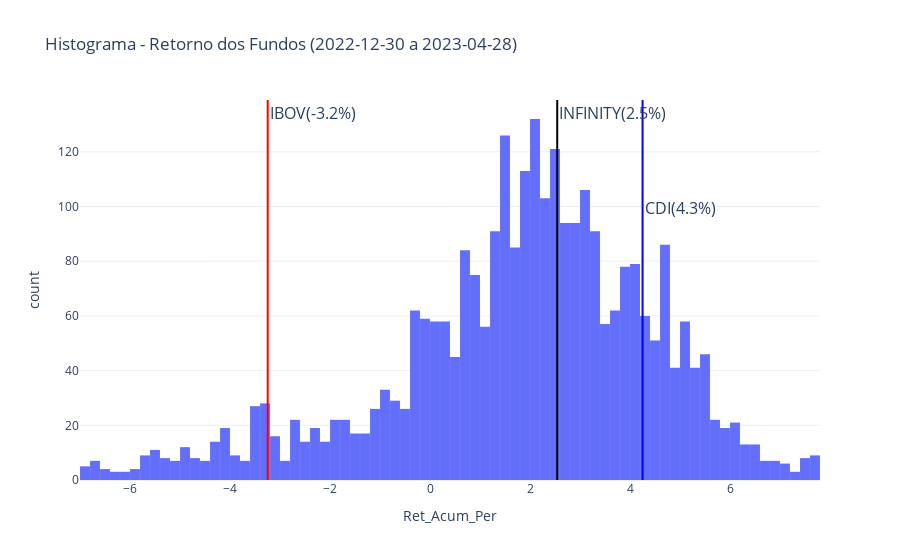
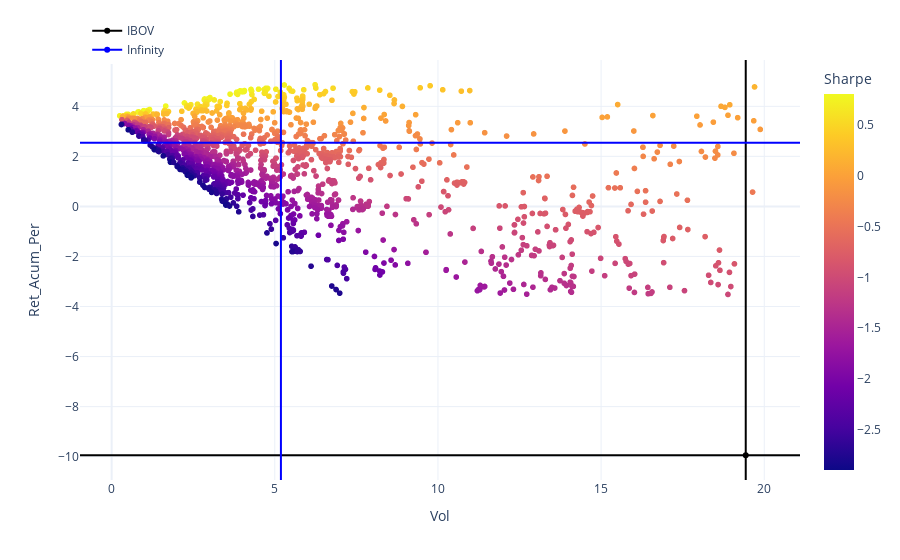

These figures' notebook cell, in order:
### Code cell
cpnj_axiom_infinity = '46.649.069/0001-41'

year=hoje.year
month_start=1
month_end=int(hoje.strftime('%m'))-1
data_inicio, data_fim = set_date(year, month_start, month_end)

fundos_rk = df_metrics(informes, cadastro, data_inicio, data_fim, classe='Fundo Multimercado')
fundos_rk = fundos_rk[fundos_rk.PL > 0]
df_clean = fundos_rk[(fundos_rk.CAGR > fundos_rk.CAGR.quantile(0.05)) & (fundos_rk.CAGR < fundos_rk.CAGR.quantile(0.95))]
infinity_ret_total = df_clean[df_clean.index == cpnj_axiom_infinity].Ret_Acum_Per[0]
cdi_ret_total, ibov_ret_total, vol_ano_ibov, ret_ano_ibov = get_ret_cdi_ibov(data_inicio, data_fim)

fig_1 = px.histogram(x=df_clean['Ret_Acum_Per'], title=f"Histograma - Retorno dos Fundos ({data_inicio} a {data_fim})", nbins=100, labels = dict(x="Ret_Acum_Per", y="count"), template= 'plotly_white')
fig_1.add_vline(ibov_ret_total, line_color='red', annotation_text=f"IBOV({ibov_ret_total:.2}%)", annotation_font_size=16)
fig_1.add_vline(cdi_ret_total, line_color='blue', annotation_text=f"CDI({cdi_ret_total:.2}%)", annotation_font_size=16, annotation_y=0.75)
fig_1.add_vline(infinity_ret_total, line_color='black', annotation_text=f"INFINITY({infinity_ret_total:.2}%)", annotation_font_size=16)
fig_1.update_layout(bargap=0.01, showlegend=False)
#fig_1.update_layout(height=400, width=800)

#df_clean_cagr = df_clean_cagr[(df_clean_cagr.CAGR < df_clean_cagr.CAGR.quantile(0.80))]
df_clean = df_clean[(df_clean.Ret_Acum_Per > df_clean.Ret_Acum_Per.quantile(0.05)) & (df_clean.Ret_Acum_Per < df_clean.Ret_Acum_Per.quantile(0.9))]
df_clean_final = df_clean[(df_clean.Sharpe > df_clean.Sharpe.quantile(0.1)) & (df_clean.Sharpe < df_clean.Sharpe.quantile(0.90))]

#display(df_clean_final)
linha_infinity = df_clean_final.loc[df_clean_final.index == cpnj_axiom_infinity]
#print(linha_infinity.iloc[0,0], linha_infinity.iloc[0,2])

#so para o plot
df_clean_final2 = df_clean_final[(df_clean_final.Vol < 20)]


fig_2 = px.scatter(data_frame=df_clean_final2,
                y="Ret_Acum_Per",
                x="Vol",
                color="Sharpe", template= 'plotly_white',
                hover_name=df_clean_final2['Fundo de Investimento']
)

#fig_2.update_layout(height=500, width=800)


try:
    fig_2.add_scatter(y=[linha_infinity.iloc[0,0]], #ret_ano_infinity
                    x=[linha_infinity.iloc[0,2]],
                    text=['INFINITY_FUND'],
                    mode='markers+text', name='INFINITY_FUND', marker=dict(size=20, color = 'black', layer = 'below'))
    print('hi')
except:
    pass

fig_2.add_scatter(x=[vol_ano_ibov], y=[ret_ano_ibov], line_color='black', showlegend=True, name='IBOV')
fig_2.add_vline(vol_ano_ibov, line_color='black')
fig_2.add_hline(ret_ano_ibov, line_color='black')

vol_inf = linha_infinity.iloc[0,2]
ret_inf = linha_infinity.iloc[0,0]

fig_2.add_scatter(x=[vol_inf], y=[ret_inf], line_color='blue', showlegend=True, name='Infinity')
fig_2.add_vline(vol_inf, line_color='blue')
fig_2.add_hline(ret_inf, line_color='blue')

fig_2.update_layout(
    legend=dict(
        yanchor="bottom",
        y=0.99,
        xanchor="left",
        x=0.01
    )
)

display(fig_1,fig_2)

### Figure 1 — Plotly figure (JSON) as saved in the notebook; plotly's stock layout.template omitted (floating-point values rounded to 4 significant figures; data arrays with more than 128 entries replaced by an {"elided": "..."} marker saying what was removed)
{"data": [{"alignmentgroup": "True", "bingroup": "x", "hovertemplate": "Ret_Acum_Per=%{x}<br>count=%{y}<extra></extra>", "legendgroup": "", "marker": {"color": "#636efa", "pattern": {"shape": ""}}, "name": "", "nbinsx": 100, "offsetgroup": "", "orientation": "v", "showlegend": false, "type": "histogram", "x": {"elided": "2916 float values"}, "xaxis": "x", "yaxis": "y"}], "layout": {"annotations": [{"font": {"size": 16}, "showarrow": false, "text": "IBOV(-3.2%)", "x": -3.246, "xanchor": "left", "xref": "x", "y": 1, "yanchor": "top", "yref": "y domain"}, {"font": {"size": 16}, "showarrow": false, "text": "CDI(4.3%)", "x": 4.251, "xanchor": "left", "xref": "x", "y": 0.75, "yanchor": "top", "yref": "y domain"}, {"font": {"size": 16}, "showarrow": false, "text": "INFINITY(2.5%)", "x": 2.545, "xanchor": "left", "xref": "x", "y": 1, "yanchor": "top", "yref": "y domain"}], "bargap": 0.01, "barmode": "relative", "legend": {"tracegroupgap": 0}, "shapes": [{"line": {"color": "red"}, "type": "line", "x0": -3.246, "x1": -3.246, "xref": "x", "y0": 0, "y1": 1, "yref": "y domain"}, {"line": {"color": "blue"}, "type": "line", "x0": 4.251, "x1": 4.251, "xref": "x", "y0": 0, "y1": 1, "yref": "y domain"}, {"line": {"color": "black"}, "type": "line", "x0": 2.545, "x1": 2.545, "xref": "x", "y0": 0, "y1": 1, "yref": "y domain"}], "showlegend": false, "title": {"text": "Histograma - Retorno dos Fundos (2022-12-30 a 2023-04-28)"}, "xaxis": {"anchor": "y", "domain": [0, 1], "title": {"text": "Ret_Acum_Per"}}, "yaxis": {"anchor": "x", "domain": [0, 1], "title": {"text": "count"}}}}

### Figure 2 — Plotly figure (JSON) as saved in the notebook; plotly's stock layout.template omitted (floating-point values rounded to 4 significant figures; data arrays with more than 128 entries replaced by an {"elided": "..."} marker saying what was removed)
{"data": [{"hovertemplate": "<b>%{hovertext}</b><br><br>Vol=%{x}<br>Ret_Acum_Per=%{y}<br>Sharpe=%{marker.color}<extra></extra>", "hovertext": {"elided": "1926 str values"}, "legendgroup": "", "marker": {"color": {"elided": "1926 float values"}, "coloraxis": "coloraxis", "symbol": "circle"}, "mode": "markers", "name": "", "showlegend": false, "type": "scattergl", "x": {"elided": "1926 float values"}, "xaxis": "x", "y": {"elided": "1926 float values"}, "yaxis": "y"}, {"line": {"color": "black"}, "name": "IBOV", "showlegend": true, "type": "scatter", "x": [19.43], "y": [-9.944]}, {"line": {"color": "blue"}, "name": "Infinity", "showlegend": true, "type": "scatter", "x": [5.188], "y": [2.545]}], "layout": {"coloraxis": {"colorbar": {"title": {"text": "Sharpe"}}, "colorscale": [[0, "#0d0887"], [0.1111, "#46039f"], [0.2222, "#7201a8"], [0.3333, "#9c179e"], [0.4444, "#bd3786"], [0.5556, "#d8576b"], [0.6667, "#ed7953"], [0.7778, "#fb9f3a"], [0.8889, "#fdca26"], [1, "#f0f921"]]}, "legend": {"tracegroupgap": 0, "x": 0.01, "xanchor": "left", "y": 0.99, "yanchor": "bottom"}, "margin": {"t": 60}, "shapes": [{"line": {"color": "black"}, "type": "line", "x0": 19.43, "x1": 19.43, "xref": "x", "y0": 0, "y1": 1, "yref": "y domain"}, {"line": {"color": "black"}, "type": "line", "x0": 0, "x1": 1, "xref": "x domain", "y0": -9.944, "y1": -9.944, "yref": "y"}, {"line": {"color": "blue"}, "type": "line", "x0": 5.188, "x1": 5.188, "xref": "x", "y0": 0, "y1": 1, "yref": "y domain"}, {"line": {"color": "blue"}, "type": "line", "x0": 0, "x1": 1, "xref": "x domain", "y0": 2.545, "y1": 2.545, "yref": "y"}], "xaxis": {"anchor": "y", "domain": [0, 1], "title": {"text": "Vol"}}, "yaxis": {"anchor": "x", "domain": [0, 1], "title": {"text": "Ret_Acum_Per"}}}}
